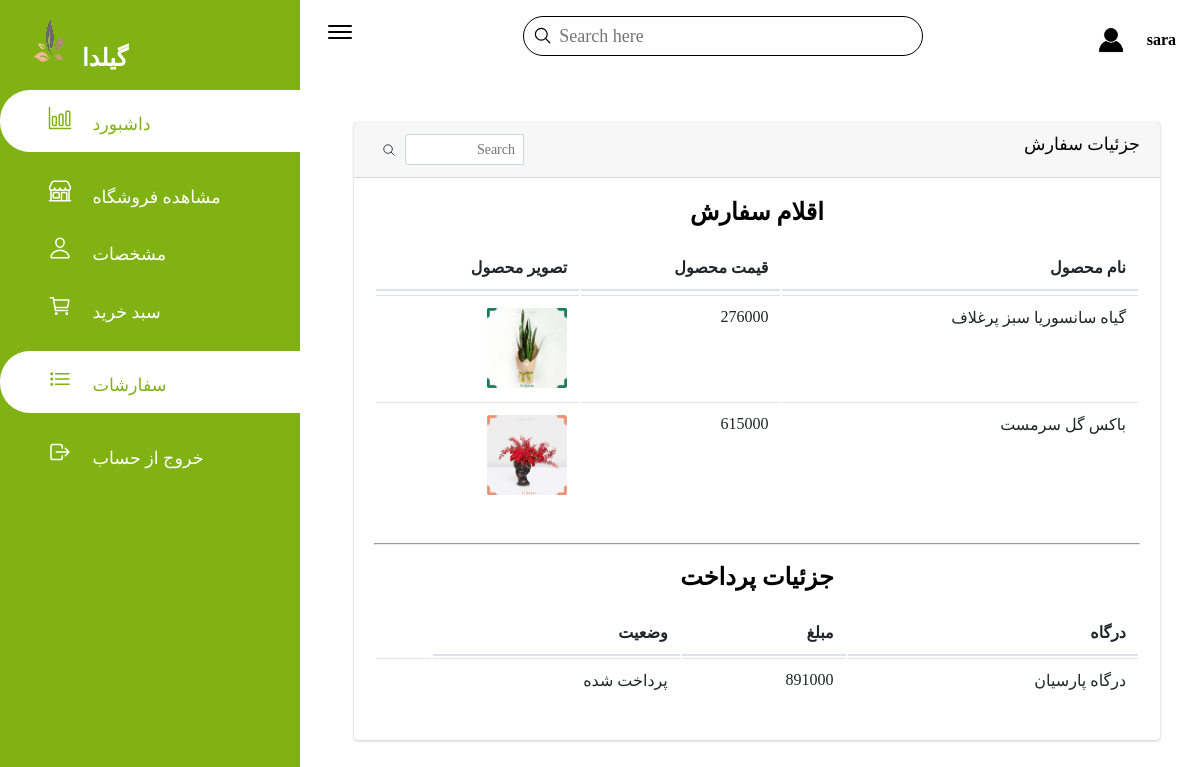
Page /users/order_detail.php?order-id=23 (signed in) on the committed database.
### tables this page shows
CREATE TABLE `users` (
  `id` int(11) NOT NULL,
  `name1` varchar(50) NOT NULL,
  `display_name` text NOT NULL,
  `phone` text NOT NULL,
  `email` varchar(30) NOT NULL,
  `password` text NOT NULL
);

CREATE TABLE `products` (
  `id` int(11) NOT NULL,
  `products_name` text NOT NULL,
  `products_price` int(11) NOT NULL,
  `products_desc` text NOT NULL,
  `products_image` text NOT NULL,
  `products_offer` int(11) NOT NULL,
  `type` varchar(30) DEFAULT NULL
);

CREATE TABLE `orders` (
  `id` int(11) NOT NULL,
  `user_email` text DEFAULT NULL,
  `product_ids` varchar(11) DEFAULT NULL,
  `total` int(11) DEFAULT NULL,
  `is_paid` int(11) DEFAULT NULL
);

### users/order_detail.php (the view, shortened to what this page needs)
<?php  require_once '../config/config.php';?>
<?php
$name = $_SESSION['session_login'];
$getUsername = mysqli_query($db, "SELECT * FROM users WHERE name1='$name'");
$username = mysqli_fetch_array($getUsername);
$orderId = $_GET['order-id'];
$getOrderDetail = mysqli_query($db, "SELECT * FROM orders WHERE id=$orderId");
$orderDetail = mysqli_fetch_array($getOrderDetail);
$productIds = $orderDetail['product_ids'];
$getIds = explode(',', $productIds, -1);
?>
<html lang="en">
<head>
    <link href="../css/styleadmin.css" rel="stylesheet" />
    <link href="../css/responsive.css" rel="stylesheet" />
    <link rel="stylesheet" href="https://maxst.icons8.com/vue-static/landings/line-awesome/line-awesome/1.3.0/css/line-awesome.min.css">
</head>
<body class="body-users-panel">
    <div class="sidebar">
        <div class="sidebar-brand">
            <h2><img  src="../images/icon.PNG" width="50px" height="50px"><span>گیلدا</span></h2>
        </div>
        <div class="sidebar-menu">
            <ul>
                <li class="list active">
                    <a href="usersPanel.php">
                        <span class="icon"><ion-icon name="bar-chart-outline"></ion-icon></span>
                        <span class="title">داشبورد</span>
                    </a>
                </li>
                <li class="list">
                    <a href="../index.php">
                        <span class="icon"><ion-icon name="storefront-outline"></ion-icon></span>
                        <span class="title">مشاهده فروشگاه</span>
                    </a>
                </li>
                <li class="list">
                    <a href="users_about.php">
                        <span class="icon"><ion-icon name="person-outline"></ion-icon></span>
                        <span class="title">مشخصات</span>
                    </a>
                </li>
                <li class="list">
                    <a href="cart.php">
                        <span class="icon"><ion-icon name="cart-outline"></ion-icon></span>
                        <span class="title">سبد خرید</span>
                    </a>
                </li>
                <li class="list active">
                    <a href="orders.php">
                        <span class="icon"><ion-icon name="list-outline"></ion-icon></span>
                        <span class="title">سفارشات</span>
                    </a>
                </li>
                <li class="list">
                    <a href="../config/logOut.php">
                        <span class="icon"><ion-icon name="log-out-outline"></ion-icon></span>
                        <span class="title">خروج از حساب</span>
                    </a>
                </li>
            </ul>
        </div>
    </div>
<div class="main-content">
    <header>
        <h1>
            <label for="nav-toggle">
                <span><ion-icon name="menu-outline"></ion-icon></span>
            </label>
        </h1>
        <div class="search-wrappar">
            <label>
                <span><ion-icon name="search-outline"></ion-icon></span>
                <input type="Search" placeholder="Search here"/>
            </label>
        </div>
        <div class="user-wrappar">
            <img src="../images/usericon.png" width="40px" height="40px">
            <div>
                <h4>
                    <?php
                    echo $username['name1'];
                    ?>
                </h4>
            </div>
        </div>
    </header>
    <main>
        <div class="content">
            <div class="content-2">
                <div class="row">
                    <div class="col-12">
                        <div class="card">
                            <div class="card-header">
                                <h3 class="card-title">جزئیات سفارش </h3>
                                <div class="card-tools">
                                    <div class="input-group input-group-sm" style="width: 150px;">
                                        <input type="text" name="table_search" class="form-control float-right" placeholder="Search">
                                        <div class="input-group-append">
                                            <button type="submit" class="btn btn-default"><ion-icon name="search-outline"></ion-icon</button>
                                        </div>
                                    </div>
                                </div>
                            </div>
                            <div class="card-body table-responsive p-0">
                                <h2 ALIGN="CENTER">اقلام سفارش</h2><br>
                                <table class="table table-hover">
                                    <thead>
                                    <tr>
                                        <th>نام محصول</th>
                                        <th>قیمت محصول</th>
                                        <th>تصویر محصول</th>
                                    </tr>
                                    </thead>
                                    <tbody>
                                    <tr>
                                        <?php
                                        foreach ($getIds as $getId){
                                            $getProduct = mysqli_query($db, "SELECT * FROM products WHERE id=$getId");
                                            $product = mysqli_fetch_array($getProduct);?>
                                    <tr>
                                        <td>
                                            <?php echo $product['products_name'] . "<br>";?>
                                        </td>
                                        <td>
                                            <?php echo $product['products_price'] . "<br>";?>
                                        </td>
                                        <td>
                                            <img src="../images/<?php echo $product['products_image']?>" alt="<?php echo $product['products_name']?>" width="80px" id="productsimg">
                                        </td>
                                    </tr>
                                    <?php } ?>
                                    </tr>
                                    </tbody>
                                </table>
                                <br><hr><br>
                                <h2 ALIGN="CENTER">جزئیات پرداخت</h2><br>
                                <table class="table table-hover">
                                    <thead>
                                    <tr>
                                        <th>درگاه</th>
                                        <th>مبلغ</th>
                                        <th>وضعیت</th>
                                    </tr>
                                    </thead>
                                    <tbody>
                                    <tr>
                                       <td>درگاه پارسیان</td>
                                        <td>
                                            <?php
                                            echo $orderDetail['total'];
                                            ?>
                                        </td>
                                        <td>
                                            <?php
                                            if( $orderDetail['is_paid'] == 0 )
                                            {
                                                echo 'پرداخت نشده'."";
                                            ?>
                                                <a href="cart.php"> <input class="btn" type="submit" value="پرداخت"></a>
                                            <?php
                                            }
                                            else
                                            {echo 'پرداخت شده';}
                                            ?>
                                        </td>
                                        <td>
                                        </td>
                                    </tr>
                                    </tbody>
                                </table>
                            </div>
                        </div>
                    </div>
                </div>
            </div>
        </div>
    </main>
</div>
</body>
</html>

### rows in the picture
users: name1 "sara"
products: products_name "گیاه سانسوریا سبز پرغلاف", products_price "276000", products_image (picture)
products: products_name "باکس گل سرمست", products_price "615000", products_image (picture)
orders: total "891000"
